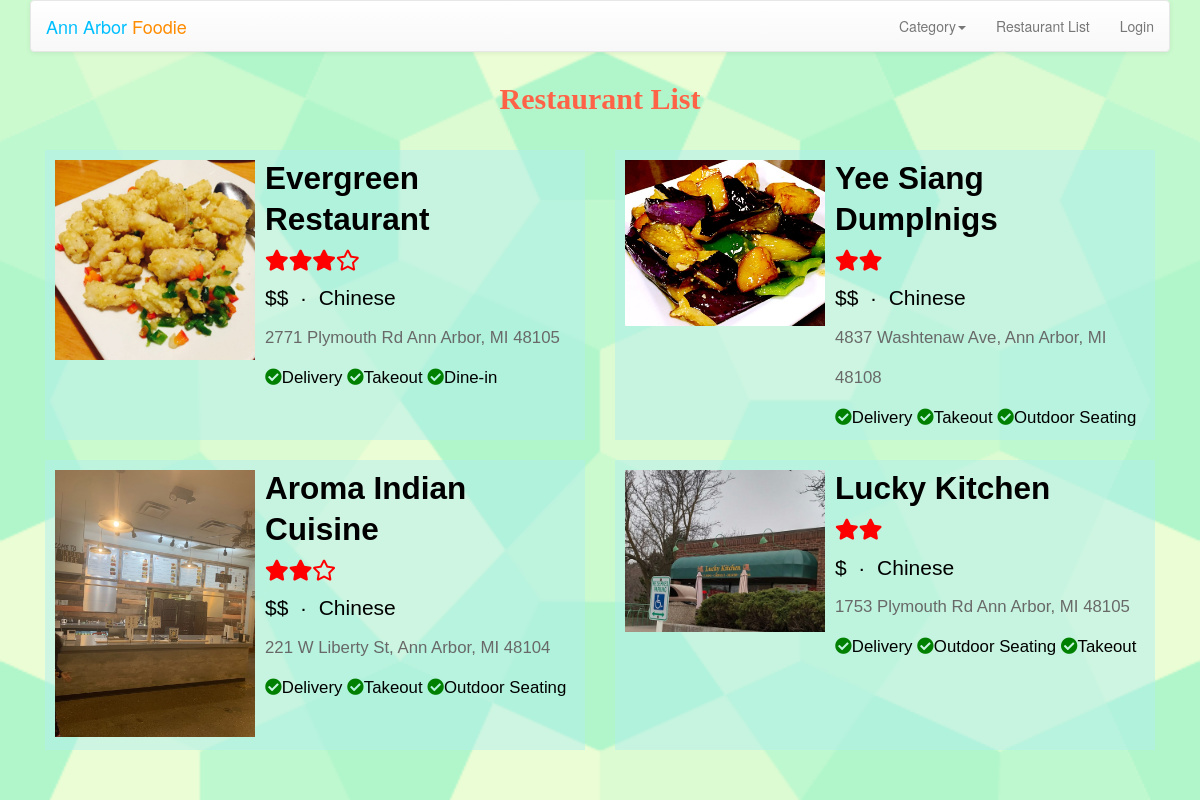
Screenshot of /restaurants/category/Chinese with the database file from the repository.
### restaurants/models.py (models this page shows, shortened)
class Restaurant(models.Model) :
    name = models.CharField(
            max_length=20,
            validators=[MinLengthValidator(2, "Name must be greater than 2 characters")]
    )
    description = models.TextField(null=True, blank=True)
    location = models.CharField(
            max_length=200,
            validators=[MinLengthValidator(2, "Location must be greater than 2 characters")],
            blank=True
    )
    owner = models.ForeignKey(settings.AUTH_USER_MODEL, on_delete=models.CASCADE)
    category = models.ForeignKey(Category, on_delete=models.SET_NULL, null=True, blank=True, related_name='sub_res')
    tag1 = models.ForeignKey(Tag, on_delete=models.SET_NULL, null=True, blank=True, related_name='tag_1')
    tag2 = models.ForeignKey(Tag, on_delete=models.SET_NULL, null=True, blank=True, related_name='tag_2')
    tag3 = models.ForeignKey(Tag, on_delete=models.SET_NULL, null=True, blank=True, related_name='tag_3')
    rating = models.IntegerField(
             validators=[MinValueValidator(0, "rating >= 0"),
             MaxValueValidator(10, "rating <= 10")])
    price = models.ForeignKey(Price, on_delete=models.SET_NULL, null=True, blank=True)
    comments = models.ManyToManyField(settings.AUTH_USER_MODEL,
        through='Comment', related_name='res_comments')
    pic1 = models.ImageField(upload_to='images/')
    pic2 = models.ImageField(upload_to='images/')
    pic3 = models.ImageField(upload_to='images/')
    favorites = models.ManyToManyField(settings.AUTH_USER_MODEL,
        through='Fav', related_name='favorite_restaurants')

class Price(models.Model) :
    value = models.CharField(
            max_length=4,
            validators=[MinLengthValidator(1, "value: $ $$ $$$ $$$$")]
    )
    def __str__(self):
        return self.value

class Category(models.Model) :
    name = models.CharField(
            max_length=200,
            validators=[MinLengthValidator(2, "name must be greater than 2 characters")]
    )
    def __str__(self):
        return self.name

class Tag(models.Model) :
    name = models.CharField(
            max_length=20,
            validators=[MinLengthValidator(2, "name must be greater than 2 characters")]
    )
    def __str__(self):
        return self.name

### restaurants/views.py (the view)
# urls.py: path('category/<category>', views.CatListView.as_view(), name="res_category"),
class CatListView(OwnerListView):
    model = Restaurant
    template_name = "restaurants/res_list.html"
    context_object_name = 'res_list'
    def get_queryset(self):
        self.cat = get_object_or_404(Category, name=self.kwargs['category'])
        return Restaurant.objects.filter(category=self.cat)

### home/context_processors.py (called while the page is built)
def settings(request):
    return {
        'settings': django_settings,
    }

### restaurants/templates/restaurants/res_list.html (shortened to what this page needs)
{% extends "base_menu.html" %}
{% block content %}
<div class="background_settings"></div>
<h1>Restaurant List</h1>
<p>
{% if res_list %}
<ul class="flex-container">
  {% for res in res_list %}
    <li class="flex-item">
        <a href="{% url 'restaurants:res_detail'  res.id %}">
            <img src="{{ res.pic1.url}}" alt="NoImage" class="img_settings">
            <p style="float:left; width:320px; padding-left:10px; padding-top:10px;">
                <span style="font-weight:bold; font-size:1.5em;">{{res.name}}</span><br>
                <span style="color:red;">
                </span><br>
                <span style="color:black;">{{res.price}}&nbsp &middot &nbsp{{res.category}}</span><br>
                <span style="font-size:0.8em; color:dimgrey;">{{res.location}}</span><br>
                <span style="font-size:0.8em; color:black;">
                    {% if res.tag1 %}<i class="fa fa-check-circle" aria-hidden="true" style="color:green;"></i>{{res.tag1}}{% endif %}
                    {% if res.tag2 %}<i class="fa fa-check-circle" aria-hidden="true" style="color:green;"></i>{{res.tag2}}{% endif %}
                    {% if res.tag3 %}<i class="fa fa-check-circle" aria-hidden="true" style="color:green;"></i>{{res.tag3}}{% endif %}
                </span><br>
            </p>
        </a>
    </li>
  {% endfor %}
</ul>
{% else %}
<p style="color:black; font-size: 20px; font-family:Comic Sans MS,Comic Sans,cursive;">
    No Results...
</p>
{% endif %}
</p>
{% endblock %}

### restaurants/templates/restaurants/res_list.html (style rules this page uses)
.background_settings { position:fixed; top: 0; left: 0; width:100%; height:100%; min-width: 1000px; z-index:-10; zoom: 1; background-color: #fff; background: url(../../../../media/images/background_img.png); background-repeat: no-repeat; background-size: cover; -webkit-background-size: cover; -o-background-size: cover; background-position: center 0; }
h1 { font-weight: bold; color: tomato; font-size: 30px; font-family: Comic Sans MS, Comic Sans, cursive; display: block; text-align: center; margin-top: 1em; margin-bottom: 0.5em; }
.flex-container { display: flex; flex-flow: row wrap; justify-content: space-around; padding: 0; margin: 0; list-style: none; }
.flex-item { background: rgba(175, 238, 238, 0.5); width: 540px; height: 290px; margin-top: 20px; color: black; font-family: "Gill Sans", sans-serif; font-size: 1.5em; line-height: 180%; overflow: auto; }
.img_settings { display: block; width:200px; height:auto; float: left; margin-top: 10px; margin-left: 10px; }
a:link { color: black; }

### rows the page displays
Restaurant: pic1 (picture), name "Evergreen Restaurant", price "$$", category "Chinese", location "2771 Plymouth Rd Ann Arbor, MI 48105", tag1 "Delivery", tag2 "Takeout", tag3 "Dine-in"
Restaurant: pic1 (picture), name "Yee Siang Dumplnigs", price "$$", category "Chinese", location "4837 Washtenaw Ave, Ann Arbor, MI 48108", tag1 "Delivery", tag2 "Takeout", tag3 "Outdoor Seating"
Restaurant: pic1 (picture), name "Aroma Indian Cuisine", price "$$", category "Chinese", location "221 W Liberty St, Ann Arbor, MI 48104", tag1 "Delivery", tag2 "Takeout", tag3 "Outdoor Seating"
Restaurant: pic1 (picture), name "Lucky Kitchen", price "$", category "Chinese", location "1753 Plymouth Rd Ann Arbor, MI 48105", tag1 "Delivery", tag2 "Outdoor Seating", tag3 "Takeout"
